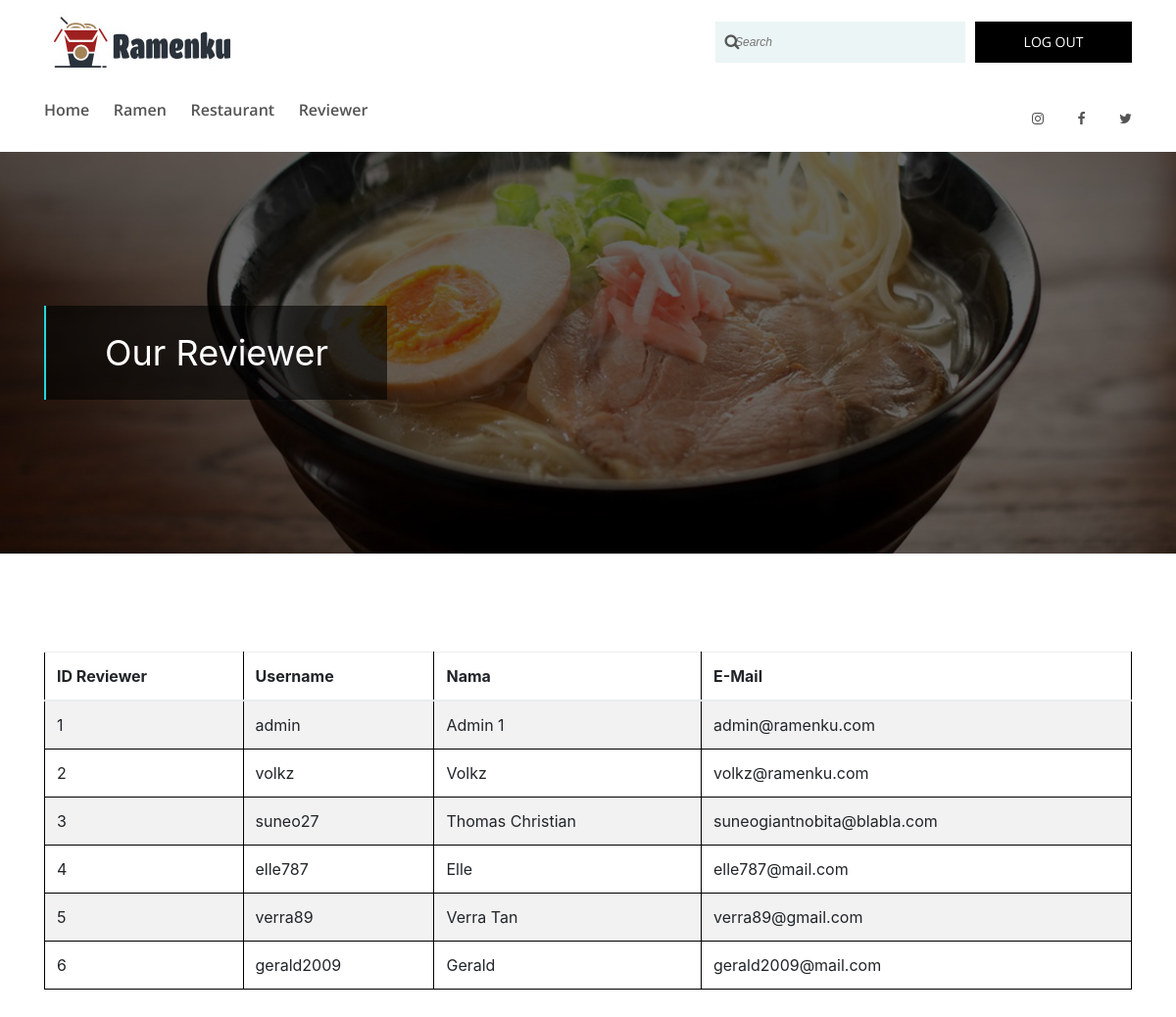
/view/Admin/reviewer.php, run on an earlier commit of the app's database.
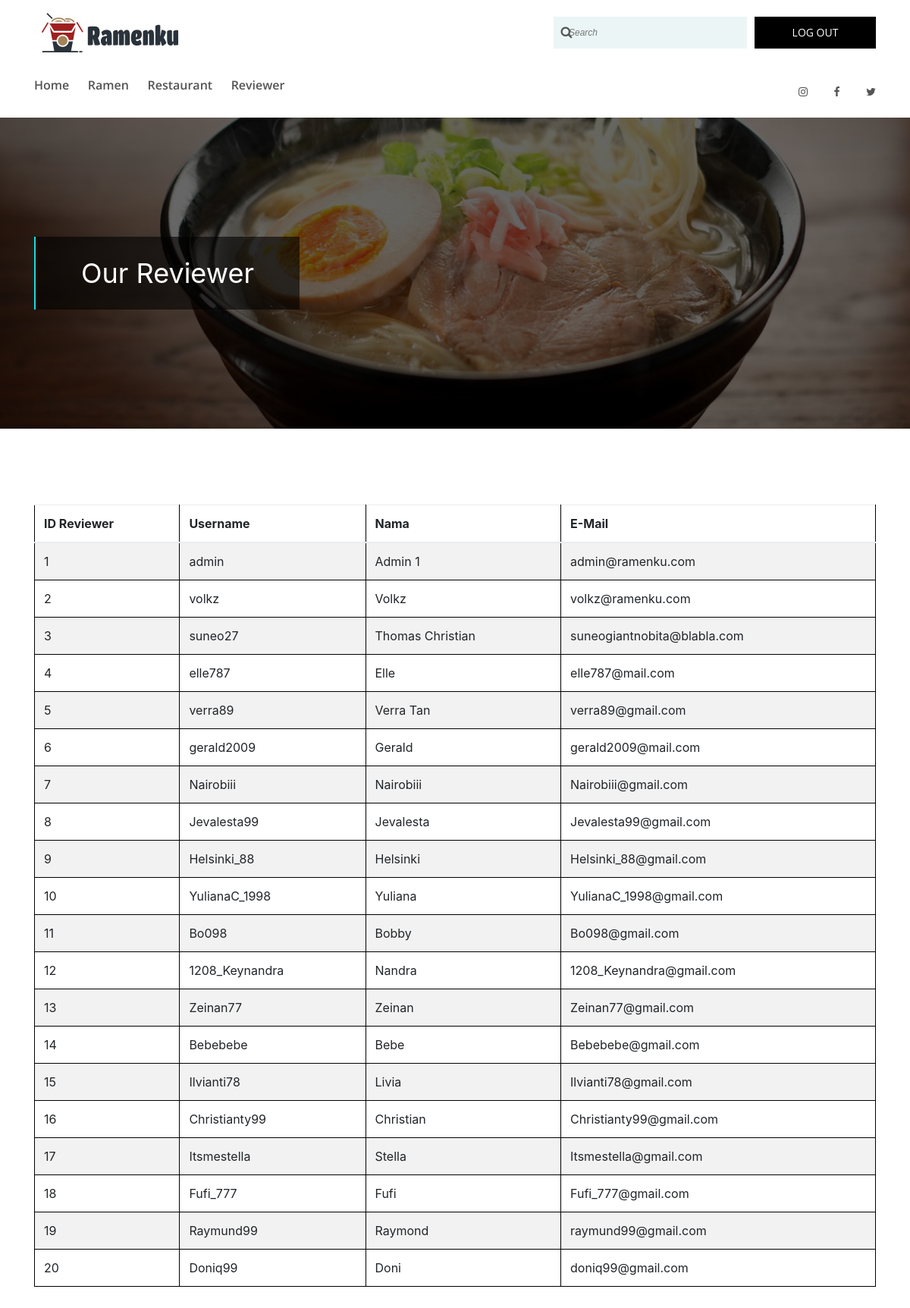
And on a later commit of the database.
### tables this page shows
CREATE TABLE `pengguna` (
  `idUser` int(20) NOT NULL,
  `username` varchar(20) NOT NULL,
  `password` varchar(20) NOT NULL,
  `nama` varchar(100) NOT NULL,
  `email` varchar(100) NOT NULL,
  `kategori` int(1) NOT NULL
);

### view/Admin/reviewer.php (the view, shortened to what the changed rows need)
<?php
    include ("../../controller/db_connect.php")
?>
<!DOCTYPE html>
<html lang="en">
<head>
    <link rel="stylesheet" href="../lib/admin/style.css">
    <link href="../lib/vendor/bootstrap/css/bootstrap.min.css" rel="stylesheet">
    <link rel="stylesheet" href="https://cdnjs.cloudflare.com/ajax/libs/font-awesome/4.7.0/css/font-awesome.min.css">
</head>
<body>
    <div class="breadcrumb-area bg-img bg-overlay" style="background-image: url(../lib/admin/img/bg-img/carousel1.jpg);">
        <div class="container h-100">
            <div class="row h-100 align-items-center">
                <div class="col-12">
                    <div class="breadcrumb-text">
                        <h2>Our Reviewer</h2>
                    </div>
                </div>
            </div>
        </div>
    </div>
    <section class="game-review-area section-padding-100">
        <div class="container">
            <div class="row">
                <div class="col-12">
                    <div>
                        <table class="table table-hover table-striped" id="table_reviewer">
                            <thead>
                                <tr>
                                    <th>ID Reviewer</th>
                                    <th>Username</th>
                                    <th>Nama</th>
                                    <th>E-Mail</th>
                                </tr>
                            </thead>
                            <tbody>
                                <?php
                                    $sql = "SELECT * FROM pengguna WHERE nama != 'admin'";
                                    $resultReviewerList = mysqli_query($connection, $sql);
                                    while ($row = mysqli_fetch_array($resultReviewerList)) {
                                        echo "<tr>";
                                        echo "<td>" . $row['idUser'] . "</td>";
                                        echo "<td>" . $row['username'] . "</td>";
                                        echo "<td>" . $row['nama'] . "</td>";
                                        echo "<td>" . $row['email'] . "</td>";
                                        echo "</tr>";
                                    }
                                ?>
                            </tbody>
                        </table>
                    </div>
                </div>
            </div>
        </div>
    </section>
</body>
</html>

What changed in the data, as far as the page shows it:
added pengguna: idUser "7", username "Nairobiii", nama "Nairobiii", email "Nairobiii@gmail.com"
added pengguna: idUser "8", username "Jevalesta99", nama "Jevalesta", email "Jevalesta99@gmail.com"
added pengguna: idUser "9", username "Helsinki_88", nama "Helsinki", email "Helsinki_88@gmail.com"
added pengguna: idUser "10", username "YulianaC_1998", nama "Yuliana", email "YulianaC_1998@gmail.com"
added pengguna: idUser "11", username "Bo098", nama "Bobby", email "Bo098@gmail.com"
added pengguna: idUser "12", username "1208_Keynandra", nama "Nandra", email "1208_Keynandra@gmail.com"
added pengguna: idUser "13", username "Zeinan77", nama "Zeinan", email "Zeinan77@gmail.com"
added pengguna: idUser "14", username "Bebebebe", nama "Bebe", email "Bebebebe@gmail.com"
added pengguna: idUser "15", username "Ilvianti78", nama "Livia", email "Ilvianti78@gmail.com"
added pengguna: idUser "16", username "Christianty99", nama "Christian", email "Christianty99@gmail.com"
added pengguna: idUser "17", username "Itsmestella", nama "Stella", email "Itsmestella@gmail.com"
added pengguna: idUser "18", username "Fufi_777", nama "Fufi", email "Fufi_777@gmail.com"
added pengguna: idUser "19", username "Raymund99", nama "Raymond", email "raymund99@gmail.com"
added pengguna: idUser "20", username "Doniq99", nama "Doni", email "doniq99@gmail.com"
